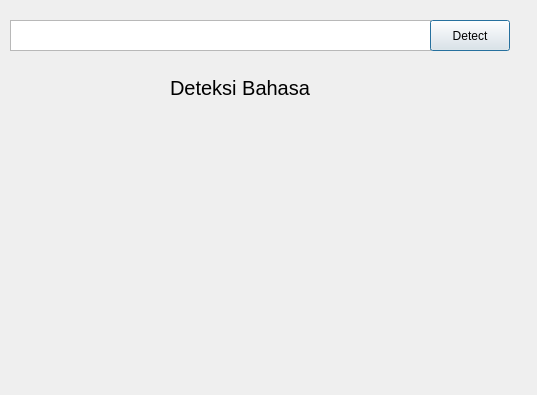
<?xml version="1.0" encoding="UTF-8"?>
<ui version="4.0">
 <class>Dialog</class>
 <widget class="QDialog" name="Dialog">
  <property name="geometry">
   <rect>
    <x>0</x>
    <y>0</y>
    <width>537</width>
    <height>395</height>
   </rect>
  </property>
  <property name="windowTitle">
   <string>Dialog</string>
  </property>
  <widget class="QTextEdit" name="textEdit">
   <property name="geometry">
    <rect>
     <x>10</x>
     <y>20</y>
     <width>421</width>
     <height>31</height>
    </rect>
   </property>
  </widget>
  <widget class="QPushButton" name="pushButtonDetect">
   <property name="geometry">
    <rect>
     <x>430</x>
     <y>20</y>
     <width>80</width>
     <height>31</height>
    </rect>
   </property>
   <property name="text">
    <string>Detect</string>
   </property>
  </widget>
  <widget class="QLabel" name="label">
   <property name="geometry">
    <rect>
     <x>170</x>
     <y>80</y>
     <width>181</width>
     <height>16</height>
    </rect>
   </property>
   <property name="font">
    <font>
     <pointsize>15</pointsize>
    </font>
   </property>
   <property name="text">
    <string>Deteksi Bahasa</string>
   </property>
  </widget>
 </widget>
 <resources/>
 <connections/>
</ui>
